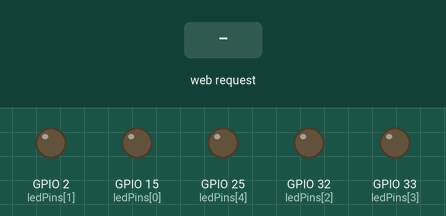
Simulated run of this sketch. Board: ESP32. Shown: output pins drawn as LEDs (lit = HIGH). The test bench sets the inputs (shaded band). WiFi joins after 1.5 s; servers stay silent unless stated; what the sketch prints to the serial monitor is not drawn.

Above: at 2.7 s.
2.8 s: HTTP request GET /PATTERN1/ON received
At 2.95 s:
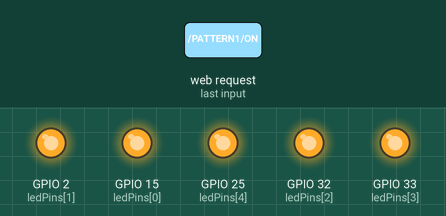
At 7.75 s:
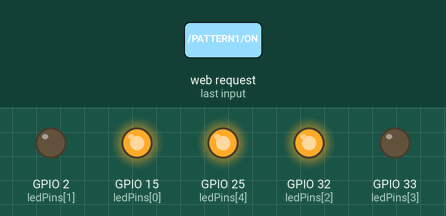
Timing chart, 0 to 17.5 s (numbered marks = the images above; inputs shaded):
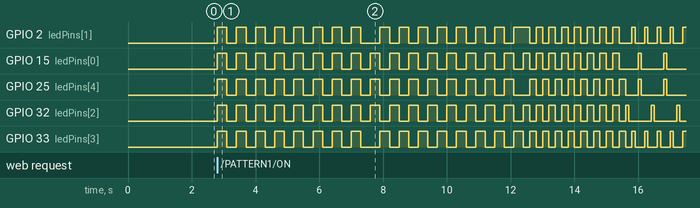

Measured:
- after the input at 2.8 s, GPIO 2 (ledPins[1]): LOW → HIGH at once, → LOW 0.30 s later, → HIGH 0.30 s later, → LOW 0.30 s later, … (55 changes in this stretch); GPIO 15 (ledPins[0]): LOW → HIGH at once, → LOW 0.30 s later, → HIGH 0.30 s later, → LOW 0.30 s later, … (52 changes in this stretch)

The sketch:

main.ino
```cpp
#include <WiFi.h>

const char* ssid = "S24U";
const char* password = "yayayayaya";

// Define LED pins
const int ledPins[5] = {15, 2, 32, 33, 25};
bool ledStates[5] = {false, false, false, false, false};
bool customState[2] = {false, false};

WiFiServer server(80);

// Xmas lights mode
void customLED1() {
  // part 1
  for (int r = 0; r < 8; r++) {
    for (int i = 0; i < 5; i++) {
      digitalWrite(ledPins[i], HIGH);
    }
    delay(300);
    for (int i = 0; i < 5; i++) {
      digitalWrite(ledPins[i], LOW);
    }
    delay(300);
  }

  // part 2
  for (int r = 0; r < 8; r++) {
    for (int i = 0; i <= 5; i=i+2) {
      digitalWrite(ledPins[i], HIGH);
    }
    for (int i = 1; i <= 5; i=i+2) {
      digitalWrite(ledPins[i], LOW);
    }
    delay(300);
    for (int i = 0; i <= 5; i=i+2) {
      digitalWrite(ledPins[i], LOW);
    }
    for (int i = 1; i <= 5; i=i+2) {
      digitalWrite(ledPins[i], HIGH);
    }
    delay(300);
  }

  // part 3
  for (int r = 0; r < 8; r++) {
    for (int i = 0; i < 3; i++) {
      digitalWrite(ledPins[i], HIGH);
    }
    for (int i = 3; i < 5; i++) {
      digitalWrite(ledPins[i], LOW);
    }
    delay(200);
    for (int i = 0; i < 3; i++) {
      digitalWrite(ledPins[i], LOW);
    }
    for (int i = 3; i < 5; i++) {
      digitalWrite(ledPins[i], HIGH);
    }
    delay(200);
  }

  for (int i = 0; i < 5; i++) {
    digitalWrite(ledPins[i], LOW);
  }

  // part 4
  for (int r = 0; r < 12; r++) {
    digitalWrite(ledPins[2],HIGH);
    delay(100);
    digitalWrite(ledPins[2],LOW);
    delay(100);
    digitalWrite(ledPins[1],HIGH);
    digitalWrite(ledPins[3],HIGH);
    delay(100);
    digitalWrite(ledPins[1],LOW);
    digitalWrite(ledPins[3],LOW);
    delay(100);
    digitalWrite(ledPins[0],HIGH);
    digitalWrite(ledPins[4],HIGH);
    delay(100);
    digitalWrite(ledPins[0],LOW);
    digitalWrite(ledPins[4],LOW);
    delay(100);
    digitalWrite(ledPins[1],HIGH);
    digitalWrite(ledPins[3],HIGH);
    delay(100);
    digitalWrite(ledPins[1],LOW);
    digitalWrite(ledPins[3],LOW);
    delay(100);
  }

  for (int i = 0; i < 5; i++) {
    digitalWrite(ledPins[i], HIGH);
  }
}

// Binary counter mode
void customLED2() {
  for (int counter = 0; counter < 32; counter++) {
    for (int i = 0; i < 5; i++) {
      bool bit = (counter >> i) & 1;
      digitalWrite(ledPins[4 - i], bit ? HIGH : LOW);
    }
    delay(300);
  }
}

// general LED off function
void off() {
  for (int i=0;i<5;i++) {
    digitalWrite(ledPins[i], LOW);
  }
}

void setup() {
  Serial.begin(115200);

  for (int i = 0; i < 5; i++) {
    pinMode(ledPins[i], OUTPUT);
    digitalWrite(ledPins[i], LOW);
  }

  WiFi.begin(ssid, password);
  Serial.print("Connecting to WiFi");
  while (WiFi.status() != WL_CONNECTED) {
    delay(500);
    Serial.print(".");
  }

  Serial.println("\nWiFi connected.");
  Serial.print("IP Address: ");
  Serial.println(WiFi.localIP());

  server.begin();
}

void loop() {
  WiFiClient client = server.available();
  if (client) {
    Serial.println("Client connected.");
    String request = client.readStringUntil('\r');
    Serial.println("Request: " + request);
    client.flush();

    // Check each LED for ON/OFF commands
    for (int i = 0; i < 5; i++) {
      String onCmd = "/LED" + String(i + 1) + "/ON";
      String offCmd = "/LED" + String(i + 1) + "/OFF";

      if (request.indexOf(onCmd) != -1) {
        ledStates[i] = true;
        digitalWrite(ledPins[i], HIGH);
      }
      if (request.indexOf(offCmd) != -1) {
        ledStates[i] = false;
        off();
      }
    }

    // HTTP response
    client.println("HTTP/1.1 200 OK");
    client.println("Content-Type: text/html");
    client.println("Connection: close");
    client.println();

    // HTML Web Interface
    client.println("<!DOCTYPE html><html><head>");
    client.println("<meta name='viewport' content='width=device-width, initial-scale=1'>");
    client.println("<style>");
    client.println("body { font-family: Arial; text-align: center; padding: 20px; }");
    client.println(".btn { padding: 12px 28px; margin: 8px; font-size: 18px; border: none; border-radius: 8px; }");
    client.println(".on { background-color: green; color: white; }");
    client.println(".off { background-color: red; color: white; }");
    client.println("</style>");
    client.println("</head><body>");

    client.println("<h2>ESP32 Web Control - 5 LEDs</h2>");

    for (int i = 0; i < 5; i++) {
      client.print("<p>LED ");
      client.print(i + 1);
      client.print(" (GPIO ");
      client.print(ledPins[i]);
      client.print("): <strong>");
      client.print(ledStates[i] ? "ON" : "OFF");
      client.println("</strong></p>");

      if (!ledStates[i]) {
        client.print("<a href=\"/LED");
        client.print(i + 1);
        client.println("/ON\"><button class=\"btn on\">Turn ON</button></a>");
      } else {
        client.print("<a href=\"/LED");
        client.print(i + 1);
        client.println("/OFF\"><button class=\"btn off\">Turn OFF</button></a>");
      }

      client.println("<hr>");
    }

    String onCust1 = "/PATTERN1/ON";
    String offCust1 = "/PATTERN1/OFF";

    String onCust2 = "/PATTERN2/ON";
    String offCust2 = "/PATTERN2/OFF";

    if (request.indexOf(onCust1) != -1) {
        customState[0] = true;
    }
    if (request.indexOf(offCust1) != -1) {
        customState[0] = false;
        off();
    }
    if (request.indexOf(onCust2) != -1) {
        customState[1] = true;
    }
    if (request.indexOf(offCust2) != -1) {
        customState[1] = false;
        off();
    }

    // --------------------------------------------------- custom 1

    client.print("<p>LED Christmas Mode: ");
    client.print("<strong>");
    client.print(customState[0] ? "ON" : "OFF");
    client.println("</strong></p>");

    if (!customState[0]) {
          client.print("<a href=\"/PATTERN1");
          client.println("/ON\"><button class=\"btn on\">Turn ON</button></a>");
        }
        else {
          client.print("<a href=\"/PATTERN1");
          client.println("/OFF\"><button class=\"btn off\">Turn OFF</button></a>");
        }

    client.println("<hr>");

    // -------------------------------------------------------------- custom 2

    client.print("<p>LED Binary Counter: ");
    client.print("<strong>");
    client.print(customState[1] ? "ON" : "OFF");
    client.println("</strong></p>");

    if (!customState[1]) {
          client.print("<a href=\"/PATTERN2");
          client.println("/ON\"><button class=\"btn on\">Turn ON</button></a>");
        }
        else {
          client.print("<a href=\"/PATTERN2");
          client.println("/OFF\"><button class=\"btn off\">Turn OFF</button></a>");
       }

    client.println("<hr>");

    client.println("</body></html>");

    if (customState[0]) {
      customLED1(); // call custom function
    }

    if (customState[1]) {
      customLED2();  // call custom function
    }

    delay(1);
    client.stop();
    Serial.println("Client disconnected.");
  }
}
```
